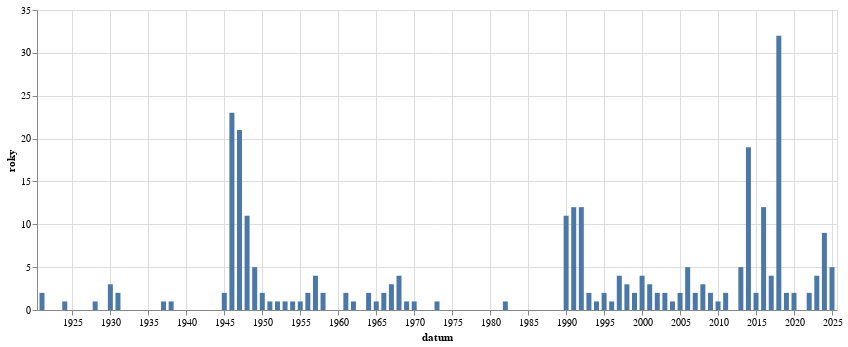

This figure's notebook cell:
### Code cell
alt.Chart(
    df.drop_nulls(subset=["datum"]).explode("roky").filter(pl.col("roky") == 1939).sort(by="datum").group_by_dynamic(index_column='datum',every='1y').agg(pl.col("roky").len()).to_pandas(),
    width=800
).mark_bar(
).encode(
    alt.X('datum:T'),alt.Y('roky:Q')
)

### Figure 1 — Vega-Lite specification as saved in the notebook (floating-point values rounded to 4 significant figures)
{"config": {"view": {"continuousWidth": 300, "continuousHeight": 300}}, "data": {"name": "data-9ab4c7538d48b4de08d59985c3112f42"}, "mark": {"type": "bar"}, "encoding": {"x": {"field": "datum", "type": "temporal"}, "y": {"field": "roky", "type": "quantitative"}}, "width": 800, "$schema": "https://vega.github.io/schema/vega-lite/v5.8.0.json", "datasets": {"data-9ab4c7538d48b4de08d59985c3112f42": [{"datum": "1921-01-01T00:00:00", "roky": 2}, {"datum": "1924-01-01T00:00:00", "roky": 1}, {"datum": "1928-01-01T00:00:00", "roky": 1}, {"datum": "1930-01-01T00:00:00", "roky": 3}, {"datum": "1931-01-01T00:00:00", "roky": 2}, {"datum": "1937-01-01T00:00:00", "roky": 1}, {"datum": "1938-01-01T00:00:00", "roky": 1}, {"datum": "1945-01-01T00:00:00", "roky": 2}, {"datum": "1946-01-01T00:00:00", "roky": 23}, {"datum": "1947-01-01T00:00:00", "roky": 21}, {"datum": "1948-01-01T00:00:00", "roky": 11}, {"datum": "1949-01-01T00:00:00", "roky": 5}, {"datum": "1950-01-01T00:00:00", "roky": 2}, {"datum": "1951-01-01T00:00:00", "roky": 1}, {"datum": "1952-01-01T00:00:00", "roky": 1}, {"datum": "1953-01-01T00:00:00", "roky": 1}, {"datum": "1954-01-01T00:00:00", "roky": 1}, {"datum": "1955-01-01T00:00:00", "roky": 1}, {"datum": "1956-01-01T00:00:00", "roky": 2}, {"datum": "1957-01-01T00:00:00", "roky": 4}, {"datum": "1958-01-01T00:00:00", "roky": 2}, {"datum": "1961-01-01T00:00:00", "roky": 2}, {"datum": "1962-01-01T00:00:00", "roky": 1}, {"datum": "1964-01-01T00:00:00", "roky": 2}, {"datum": "1965-01-01T00:00:00", "roky": 1}, {"datum": "1966-01-01T00:00:00", "roky": 2}, {"datum": "1967-01-01T00:00:00", "roky": 3}, {"datum": "1968-01-01T00:00:00", "roky": 4}, {"datum": "1969-01-01T00:00:00", "roky": 1}, {"datum": "1970-01-01T00:00:00", "roky": 1}, {"datum": "1973-01-01T00:00:00", "roky": 1}, {"datum": "1982-01-01T00:00:00", "roky": 1}, {"datum": "1990-01-01T00:00:00", "roky": 11}, {"datum": "1991-01-01T00:00:00", "roky": 12}, {"datum": "1992-01-01T00:00:00", "roky": 12}, {"datum": "1993-01-01T00:00:00", "roky": 2}, {"datum": "1994-01-01T00:00:00", "roky": 1}, {"datum": "1995-01-01T00:00:00", "roky": 2}, {"datum": "1996-01-01T00:00:00", "roky": 1}, {"datum": "1997-01-01T00:00:00", "roky": 4}, {"datum": "1998-01-01T00:00:00", "roky": 3}, {"datum": "1999-01-01T00:00:00", "roky": 2}, {"datum": "2000-01-01T00:00:00", "roky": 4}, {"datum": "2001-01-01T00:00:00", "roky": 3}, {"datum": "2002-01-01T00:00:00", "roky": 2}, {"datum": "2003-01-01T00:00:00", "roky": 2}, {"datum": "2004-01-01T00:00:00", "roky": 1}, {"datum": "2005-01-01T00:00:00", "roky": 2}, {"datum": "2006-01-01T00:00:00", "roky": 5}, {"datum": "2007-01-01T00:00:00", "roky": 2}, {"datum": "2008-01-01T00:00:00", "roky": 3}, {"datum": "2009-01-01T00:00:00", "roky": 2}, {"datum": "2010-01-01T00:00:00", "roky": 1}, {"datum": "2011-01-01T00:00:00", "roky": 2}, {"datum": "2013-01-01T00:00:00", "roky": 5}, {"datum": "2014-01-01T00:00:00", "roky": 19}, {"datum": "2015-01-01T00:00:00", "roky": 2}, {"datum": "2016-01-01T00:00:00", "roky": 12}, {"datum": "2017-01-01T00:00:00", "roky": 4}, {"datum": "2018-01-01T00:00:00", "roky": 32}, {"datum": "2019-01-01T00:00:00", "roky": 2}, {"datum": "2020-01-01T00:00:00", "roky": 2}, {"datum": "2022-01-01T00:00:00", "roky": 2}, {"datum": "2023-01-01T00:00:00", "roky": 4}, {"datum": "2024-01-01T00:00:00", "roky": 9}, {"datum": "2025-01-01T00:00:00", "roky": 5}]}}
